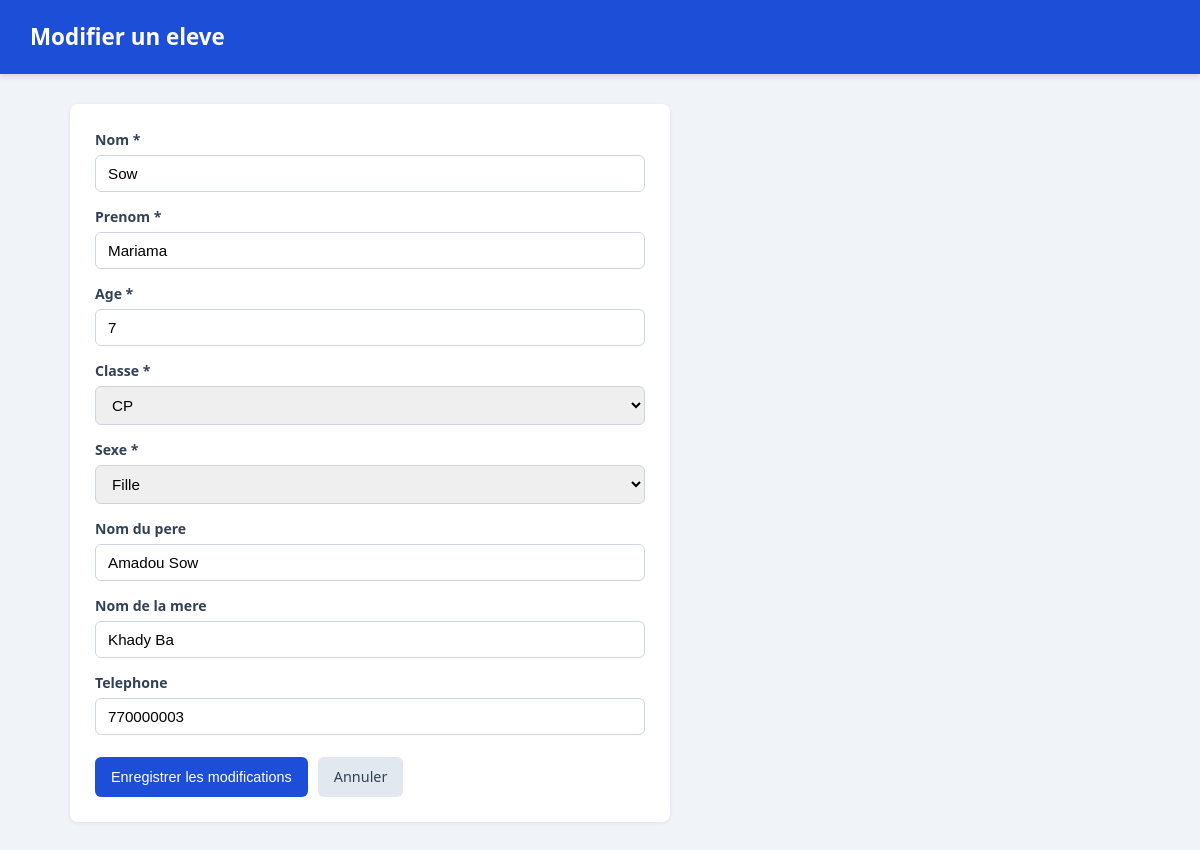
Screenshot of /modifier.php?id=3 with the database file from the repository.
### tables this page shows
CREATE TABLE IF NOT EXISTS eleves (
    id              INT AUTO_INCREMENT PRIMARY KEY,
    nom             VARCHAR(50)  NOT NULL,
    prenom          VARCHAR(50)  NOT NULL,
    age             INT          NOT NULL,
    classe          VARCHAR(20)  NOT NULL,
    sexe            VARCHAR(10)  NOT NULL,
    nom_pere        VARCHAR(100) DEFAULT NULL,
    nom_mere        VARCHAR(100) DEFAULT NULL,
    telephone       VARCHAR(20)  DEFAULT NULL,
    date_creation   TIMESTAMP    DEFAULT CURRENT_TIMESTAMP
);

### modifier.php (the view, shortened to what this page needs)
<?php
require 'config.php';
$id = isset($_GET['id']) ? (int)$_GET['id'] : 0;
$stmt = $pdo->prepare("SELECT * FROM eleves WHERE id = :id");
$stmt->execute([':id' => $id]);
$eleve = $stmt->fetch();
?>
<!DOCTYPE html>
<html lang="fr">
<head>
    <link rel="stylesheet" href="style.css">
</head>
<body>
    <header class="topbar">
        <h1>Modifier un eleve</h1>
    </header>
    <main class="container">
        <form method="post" class="card-form">
            <label>Nom *
                <input type="text" name="nom" value="<?= htmlspecialchars($eleve['nom']) ?>">
            </label>
            <label>Prenom *
                <input type="text" name="prenom" value="<?= htmlspecialchars($eleve['prenom']) ?>">
            </label>
            <label>Age *
                <input type="number" name="age" min="3" max="16" value="<?= htmlspecialchars($eleve['age']) ?>">
            </label>
            <label>Classe *
                <select name="classe">
                    <?php foreach (['CI','CP','CE1','CE2','CM1','CM2'] as $c): ?>
                        <option value="<?= $c ?>" <?= ($eleve['classe'] === $c) ? 'selected' : '' ?>><?= $c ?></option>
                    <?php endforeach; ?>
                </select>
            </label>
            <label>Sexe *
                <select name="sexe">
                    <option value="Fille"  <?= ($eleve['sexe'] === 'Fille')  ? 'selected' : '' ?>>Fille</option>
                </select>
            </label>
            <label>Nom du pere
                <input type="text" name="nom_pere" value="<?= htmlspecialchars($eleve['nom_pere']) ?>">
            </label>
            <label>Nom de la mere
                <input type="text" name="nom_mere" value="<?= htmlspecialchars($eleve['nom_mere']) ?>">
            </label>
            <label>Telephone
                <input type="text" name="telephone" value="<?= htmlspecialchars($eleve['telephone']) ?>">
            </label>
            <div class="form-actions">
                <button type="submit" class="btn-primary">Enregistrer les modifications</button>
                <a href="index.php" class="btn-light">Annuler</a>
            </div>
        </form>
    </main>
</body>
</html>

### style.css (style rules this page uses)
* { box-sizing: border-box; margin: 0; padding: 0; }
body { font-family: 'Segoe UI', Tahoma, Arial, sans-serif; background: #f0f4f8; color: #1f2937; line-height: 1.5; }
.topbar { background: #1d4ed8; color: #fff; padding: 20px 30px; box-shadow: 0 2px 6px rgba(0,0,0,.15); }
.topbar h1 { font-size: 1.4rem; font-weight: 600; }
.container { max-width: 1100px; margin: 30px auto; padding: 0 20px; }
button, .btn-primary, .btn-light, .btn-edit, .btn-del { cursor: pointer; border: none; border-radius: 6px; padding: 9px 16px; font-size: .9rem; text-decoration: none; display: inline-block; transition: background .15s; }
.btn-primary, .search button { background: #1d4ed8; color: #fff; }
.btn-light { background: #e2e8f0; color: #334155; }
.card-form { background: #fff; padding: 25px; border-radius: 8px; box-shadow: 0 1px 4px rgba(0,0,0,.08); max-width: 600px; display: grid; gap: 14px; }
.card-form label { display: flex; flex-direction: column; gap: 5px; font-weight: 600; font-size: .88rem; color: #334155; }
.card-form input, .card-form select { padding: 9px 12px; border: 1px solid #cbd5e1; border-radius: 6px; font-size: .95rem; font-weight: normal; }
.form-actions { display: flex; gap: 10px; margin-top: 8px; }

### rows the page displays
eleves: nom "Sow", prenom "Mariama", age "7", classe "CP", sexe "Fille", nom_pere "Amadou Sow", nom_mere "Khady Ba", telephone "770000003"
